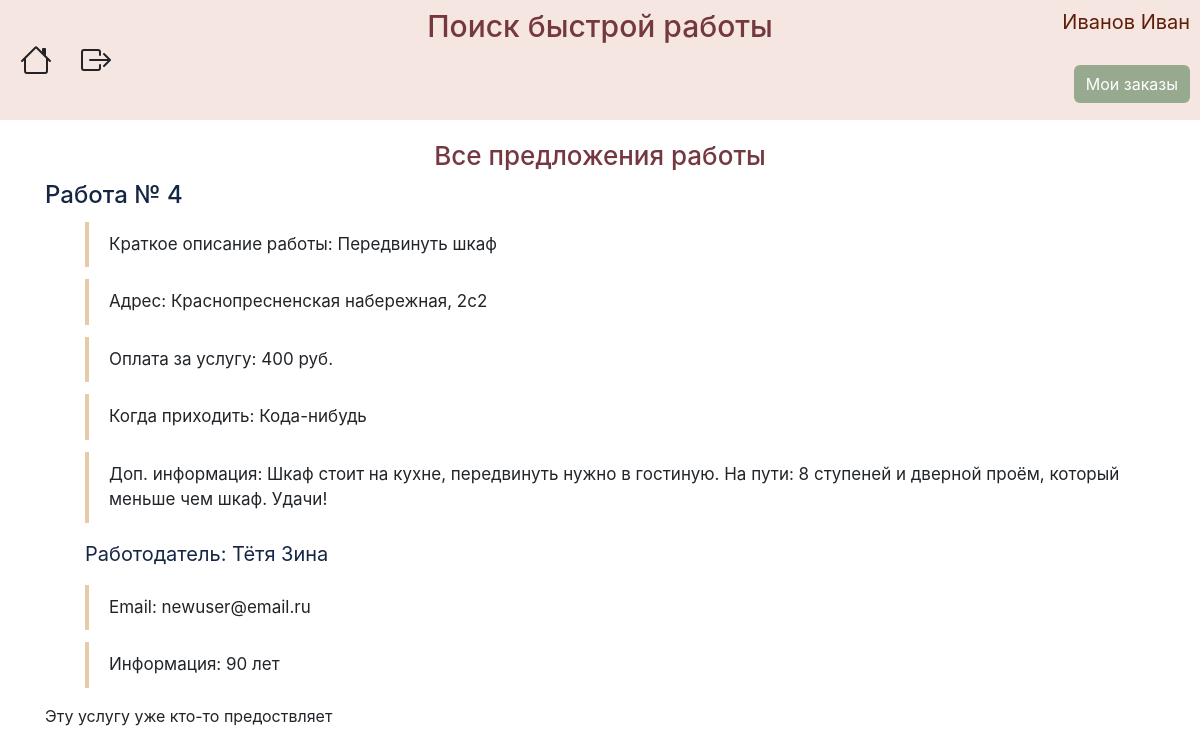
Page /about_job/4 (signed in) on the committed database.
### data/users.py (models this page shows, shortened)
class User(SqlAlchemyBase, UserMixin):
    __tablename__ = 'users'
    id = sqlalchemy.Column(sqlalchemy.Integer, primary_key=True, autoincrement=True)
    surname = sqlalchemy.Column(sqlalchemy.String, nullable=True)
    name = sqlalchemy.Column(sqlalchemy.String, nullable=True)
    employment = sqlalchemy.Column(sqlalchemy.String, nullable=True)
    email = sqlalchemy.Column(sqlalchemy.String, index=True, unique=True, nullable=True)
    hashed_password = sqlalchemy.Column(sqlalchemy.String, nullable=True)
    info = sqlalchemy.Column(sqlalchemy.String, nullable=True)
    job = orm.relation("Jobs", back_populates='user')

### data/jobs.py (models this page shows)
class Jobs(SqlAlchemyBase):
    __tablename__ = 'jobs'
    id = sqlalchemy.Column(sqlalchemy.Integer,
                           primary_key=True, autoincrement=True)
    employer = sqlalchemy.Column(sqlalchemy.Integer, sqlalchemy.ForeignKey("users.id"))
    description = sqlalchemy.Column(sqlalchemy.String)
    salary = sqlalchemy.Column(sqlalchemy.Integer)
    address = sqlalchemy.Column(sqlalchemy.String)
    info = sqlalchemy.Column(sqlalchemy.String, nullable=True)
    date = sqlalchemy.Column(sqlalchemy.String)
    coords = sqlalchemy.Column(sqlalchemy.String)
    is_finished = sqlalchemy.Column(sqlalchemy.Boolean, default=False)
    employee = sqlalchemy.Column(sqlalchemy.Integer, default=0)
    user = orm.relation('User')

### data/jobs_api.py (the view)
@blueprint.route('/about_job/<int:job_id>', methods=['GET', 'POST'])
@login_required
def about_job(job_id):
    form = Ready()
    session = db_session.create_session()
    job = session.query(Jobs).filter(Jobs.id == job_id).first()
    employer = session.query(User).filter(User.id == job.employer).first()
    if request.method == "POST":
        if form.submit_ready.data:
            job.employee = current_user.id
        if form.submit_refuse.data:
            job.employee = 0
    session.commit()
    return render_template("about.html", job=job, employer=employer, form=form)

### data/db_session.py (called while the page is built)
def create_session() -> Session:
    global __factory
    return __factory()

### main.py (called while the page is built)
def main():
    db_session.global_init("db/jobs.db")
    @login_manager.user_loader
    def load_user(user_id):
        session = db_session.create_session()
        return session.query(User).get(user_id)
    app.register_blueprint(jobs_api.blueprint)
    app.register_blueprint(user_api.blueprint)
    @app.errorhandler(404)
    def not_found(error):
        return make_response(jsonify({'error': 'Not found'}), 404)
    app.run()

### templates/about.html (shortened to what this page needs)
{% extends "base.html" %}
{% block content %}
<h2 class="about-job-title">Все предложения работы</h2>
<h4 class="about-job-number">Работа № {{ job.id }}</h4>
<ul>
    <li>Краткое описание работы: {{ job.description }}</li>
    <li>Адрес: {{ job.address }}</li>
    <li>Оплата за услугу: {{ job.salary }} руб.</li>
    <li>Когда приходить: {{ job.date }}</li>
    <li>Доп. информация: {{ job.info }}</li>
</ul>
<ul><p class="about-job-employer">Работодатель: {{ employer.surname }} {{ employer.name }}</p>
    <li>Email: {{ employer.email }}</li>
    <li>Информация: {{ employer.info }}</li>
</ul>
<form action="" method="POST">
    {% if current_user.is_authenticated and current_user.employment == 'Рабочий' and job.employee == 0 %}
    <p>{{ form.submit_ready(type="submit", class="ready-btn") }}</p>
    {% elif current_user.is_authenticated and current_user.id == job.employee %}
    <div class="already-about-job">Вы уже готовы приступить к работе</div>
    <p>{{ form.submit_refuse(type="submit", class="refuse-btn") }}</p>
    {% elif current_user.is_authenticated and current_user.id != job.employee and job.employee != 0 %}
    <div>
        <p>Эту услугу уже кто-то предоствляет</p>
    </div>
    {% endif %}
</form>
{% endblock %}

### templates/base.html (shortened to what this page needs)
<!doctype html>
<html lang="en">
<head>
    <link rel="stylesheet" type="text/css" href="/static/css/style.css"/>
    <link rel="stylesheet"
          href="https://stackpath.bootstrapcdn.com/bootstrap/4.4.1/css/bootstrap.min.css"
>
</head>
<body>
<div class="menu">
    <nav class="navbar">
        <a class="home" href="/">
        </a>
        {% if current_user.is_authenticated %}
        <a class="exit" href="/logout">
        </a>
        {% if current_user.is_authenticated and current_user.employment == 'Работодатель' %}
        <div class="my_orders">
            <a href="/myjobs">Мои заказы</a>
        </div>
        {% endif %}
        {% else %}
        <p>
        <div class="register"><a href="/register">Зарегистрироваться</a></div>
        <div class="login"><a href="/login">Войти</a></div>
        </p>
        {% endif %}
        <h2 class="title">
            Поиск быстрой работы
        </h2>
        <p class="username">{{ current_user.surname }} {{ current_user.name }}</p>
    </nav>
</div>
<main role="main" class="container">
    {% block content %}{% endblock %}
</main>
</body>
</html>

### static/css/style.css (style rules this page uses)
.menu { background: #f5e6e1; height: 120px; }
.home { position: absolute; left: 20px; margin-top: 60px; color: #242225; }
.exit { position: absolute; left: 80px; margin-top: 60px; color: #242225; }
.my_orders a { position: absolute; right: 10px; margin-top: 35px; background-color: #97a98f; color: #fff; border-radius: 6px; padding: 7px 12px 7px 12px; }
.username { position: absolute; font-size: 20px; right: 10px; color: #5f1e08; }
.title { font-size: 30px; margin-left: auto; margin-right: auto; color: #753840; }
form { width: 60%; }
ul { list-style: none; counter-reset: li; }
ul li { border-left: 4px solid #e7caa8; padding:10px 20px 10px 20px; margin: 12px 0 12px 0; font-size: 17px; }
.about-job-title { text-align: center; margin-top: 20px; margin-bottom: 10px; font-size: 26px; color: #753840; }
.about-job-number { color: #152645; }
.about-job-employer { font-size: 20px; color: #152645; }

### rows in the picture
User: surname "Иванов", name "Иван"
Jobs: id "4", description "Передвинуть шкаф", address "Краснопресненская набережная, 2с2", salary "400", date "Кода-нибудь", info "Шкаф стоит на кухне, передвинуть нужно в гостиную. На пути: 8 ступеней и дверной проём, который меньше чем шкаф. Удачи!"
User: surname "Тётя", name "Зина", email "newuser@email.ru", info "90 лет"
